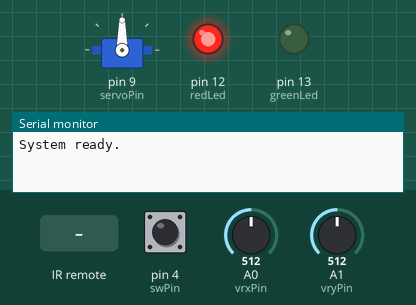
Recording of a sketch running on a simulated Arduino Uno, built with avr-gcc and run on an emulated ATmega328P. On the bench: servo, output pins drawn as LEDs (lit = HIGH), the last lines printed to the serial monitor. The inputs (shaded band) are chosen by the test bench; at power-on: pin 4 (swPin) HIGH, A0 (vrxPin) = 512, A1 (vryPin) = 512.

Above: at 1.2 s.
1.3 s: infrared code 0xBA45FF00 received
At 2.4 s:
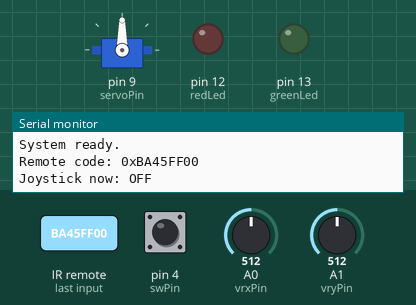
3.0 s: infrared code 0xF609FF00 received
At 4.1 s:
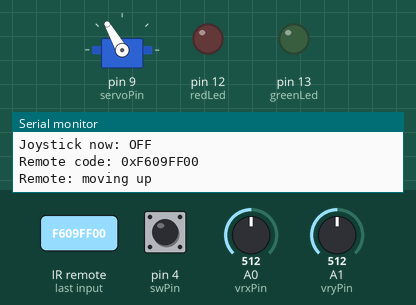
4.5 s: pin 4 (swPin) pulled LOW for 0.15 s
At 5.2 s:
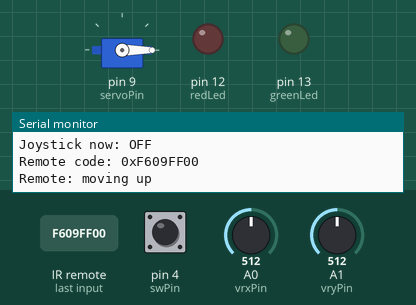
7.6 s: infrared code 0xF807FF00 received
10.6 s: pin 4 (swPin) pulled LOW for 1 s
At 10.77 s:
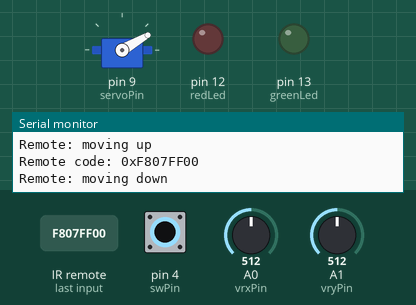
13.1 s: pin 4 (swPin) pulled LOW for 0.15 s
Timing chart, 0 to 16.1 s (numbered marks = the images above; inputs shaded):
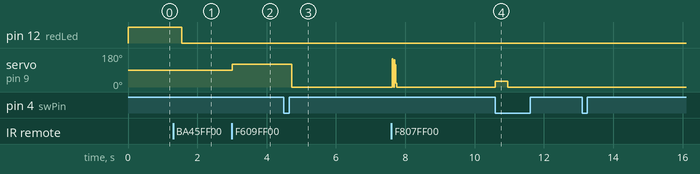

The sketch:

servomotorcontrol.ino
```cpp
#include <Servo.h>
#include <IRremote.hpp>   // using the newer IRremote library

Servo myServo;

// Joystick pins
const int vrxPin   = A0;   // X movement
const int vryPin   = A1;   // Y movement
const int swPin    = 4;    // click button on joystick

// IR receiver pin
const uint8_t IR_RECEIVE_PIN = 5;

// Servo output pin
const int servoPin = 9;

// LED pins
const int greenLed = 13;
const int redLed   = 12;

// State tracking
bool autoMode = false;
bool lastButton = HIGH;
bool joystickEnabled = true;

// Servo position storage
int servoAngle = 90;

// How far the servo should jump when using the remote
int remoteStep = 30;

// Replace these with the codes from your remote
unsigned long TOGGLE_JOYSTICK_CODE = 0xBA45FF00;
unsigned long IR_UP_CODE           = 0xF609FF00;
unsigned long IR_DOWN_CODE         = 0xF807FF00;

void setup() {
  myServo.attach(servoPin);
  myServo.write(servoAngle);

  pinMode(swPin, INPUT_PULLUP);
  pinMode(greenLed, OUTPUT);
  pinMode(redLed, OUTPUT);

  Serial.begin(9600);

  // Start the IR system
  IrReceiver.begin(IR_RECEIVE_PIN, ENABLE_LED_FEEDBACK);
  Serial.println("System ready.");
}

void loop() {

  // -----------------------
  // Handle IR remote input
  // -----------------------
  if (IrReceiver.decode()) {
    unsigned long code = IrReceiver.decodedIRData.decodedRawData;
    Serial.print("Remote code: 0x");
    Serial.println(code, HEX);

    // Toggle the joystick on or off
    if (code == TOGGLE_JOYSTICK_CODE) {
      joystickEnabled = !joystickEnabled;
      Serial.print("Joystick now: ");
      Serial.println(joystickEnabled ? "ON" : "OFF");
      delay(250);
    }

    // Move servo upward in bigger steps
    else if (code == IR_UP_CODE) {
      joystickEnabled = false;      // remote takes over
      servoAngle += remoteStep;
      if (servoAngle > 180) servoAngle = 180;
      myServo.write(servoAngle);
      Serial.println("Remote: moving up");
    }

    // Move servo downward in bigger steps
    else if (code == IR_DOWN_CODE) {
      joystickEnabled = false;
      servoAngle -= remoteStep;
      if (servoAngle < 0) servoAngle = 0;
      myServo.write(servoAngle);
      Serial.println("Remote: moving down");
    }

    IrReceiver.resume();
  }

  // -----------------------
  // Joystick button: toggle auto sweeping
  // -----------------------
  bool currentButton = digitalRead(swPin);

  if (currentButton == LOW && lastButton == HIGH) {
    autoMode = !autoMode;
    delay(200);
  }
  lastButton = currentButton;

  // -----------------------
  // Automatic back-and-forth motion
  // -----------------------
  if (autoMode) {
    for (int pos = 0; pos <= 180 && autoMode; pos++) {
      myServo.write(pos);
      servoAngle = pos;

      if (digitalRead(swPin) == LOW) {
        autoMode = false;
        delay(150);
        break;
      }
    }

    for (int pos = 180; pos >= 0 && autoMode; pos--) {
      myServo.write(pos);
      servoAngle = pos;

      if (digitalRead(swPin) == LOW) {
        autoMode = false;
        delay(150);
        break;
      }
    }
  }

  // -----------------------
  // Manual joystick mode
  // -----------------------
  else if (joystickEnabled) {
    int xValue = analogRead(vrxPin);
    int yValue = analogRead(vryPin);

    servoAngle = map(xValue, 0, 1023, 0, 180);
    myServo.write(servoAngle);

    int midpoint = 512;

    // Green LED comes on if you push the joystick upward
    if (yValue > midpoint + 50) {
      digitalWrite(greenLed, HIGH);
    } else {
      digitalWrite(greenLed, LOW);
    }
  }

  // When joystick is disabled, keep the green LED off
  else {
    digitalWrite(greenLed, LOW);
  }

  // -----------------------
  // Red LED: simply tells you when joystick mode is active
  // -----------------------
  if (joystickEnabled && !autoMode) {
    digitalWrite(redLed, HIGH);
  } else {
    digitalWrite(redLed, LOW);
  }
}
```

Measured:
- after the input at 1.3 s, pin 12 (redLed): HIGH → LOW after 0.25 s
- after the input at 3.0 s, servo on pin 9 (servoPin): 90° → 120° at once
- after the input at 4.5 s, servo on pin 9 (servoPin): 120° → 0° after 0.23 s
- after the input at 10.6 s, servo on pin 9 (servoPin): 0° → 30° at once, → 0° 0.35 s later
- after the input at 13.1 s, every drawn part: stays the same
